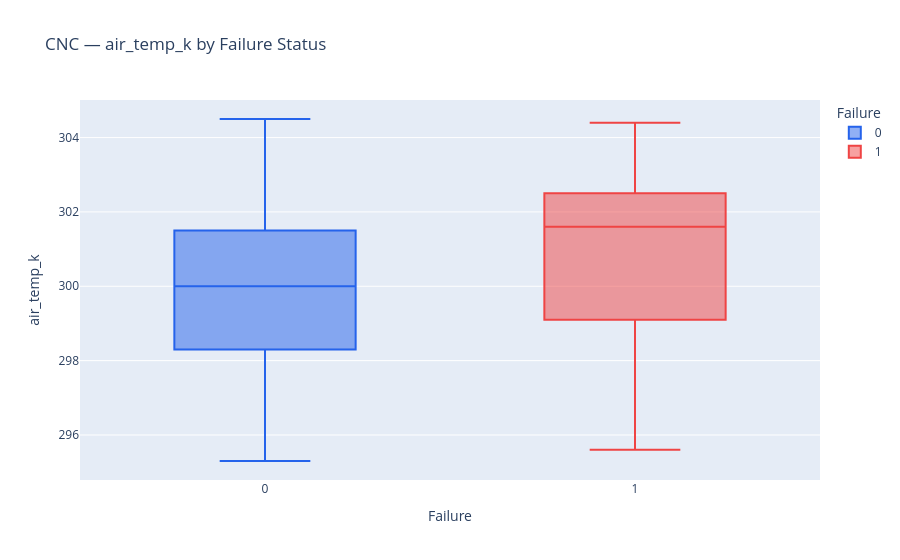
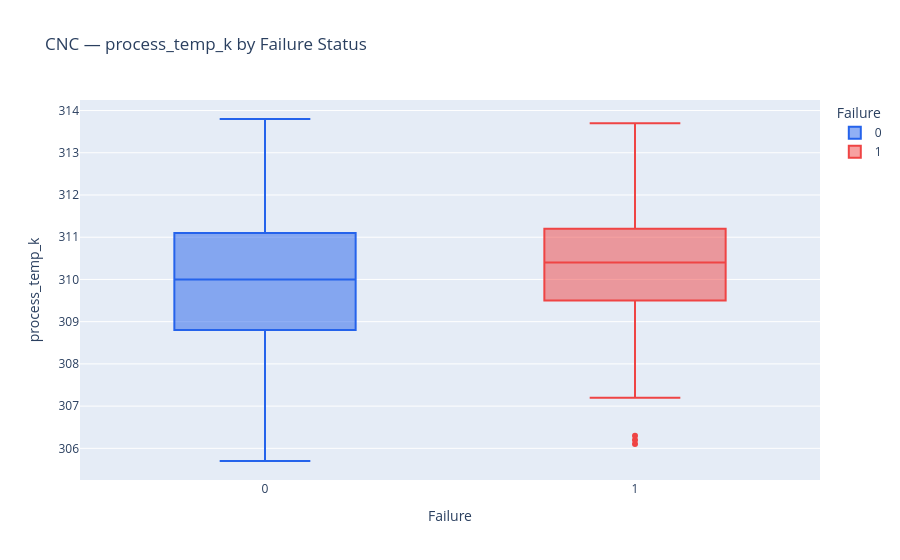
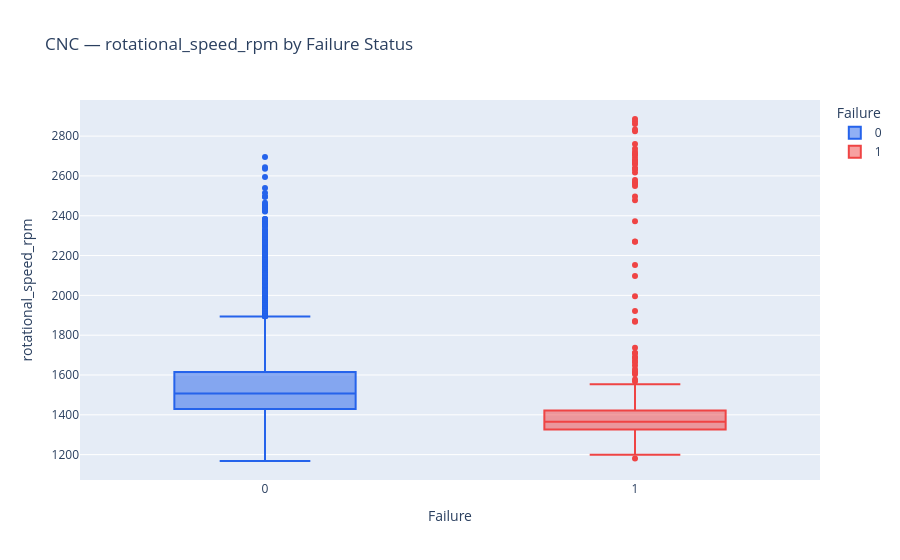
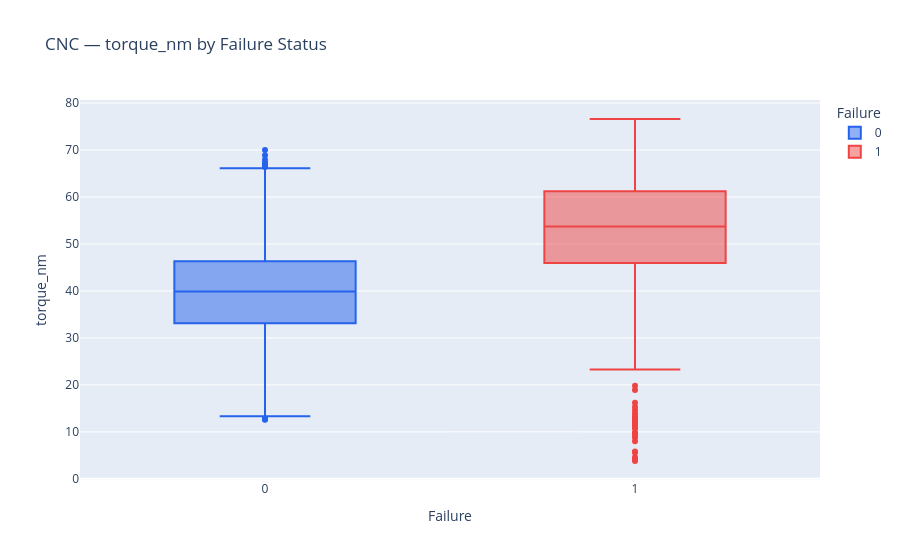

Write notebook code for charts like these, in order.
### Code cell
sensors = ["air_temp_k", "process_temp_k", "rotational_speed_rpm", 
           "torque_nm", "tool_wear_min"]

for sensor in sensors:
    fig = px.box(cnc, x="machine_failure", y=sensor,
                 color="machine_failure",
                 color_discrete_map={0: "#2563eb", 1: "#ef4444"},
                 title=f"CNC — {sensor} by Failure Status",
                 labels={"machine_failure": "Failure"})
    fig.show()

### Figure 1 — Plotly figure (JSON) as saved in the notebook; plotly's stock layout.template omitted (floating-point values rounded to 4 significant figures; data arrays with more than 128 entries replaced by an {"elided": "..."} marker saying what was removed)
{"data": [{"alignmentgroup": "True", "hovertemplate": "Failure=%{x}<br>air_temp_k=%{y}<extra></extra>", "legendgroup": "0", "marker": {"color": "#2563eb"}, "name": "0", "notched": false, "offsetgroup": "0", "orientation": "v", "showlegend": true, "type": "box", "x": {"elided": "9661 int values"}, "x0": " ", "xaxis": "x", "y": {"elided": "9661 float values"}, "y0": " ", "yaxis": "y"}, {"alignmentgroup": "True", "hovertemplate": "Failure=%{x}<br>air_temp_k=%{y}<extra></extra>", "legendgroup": "1", "marker": {"color": "#ef4444"}, "name": "1", "notched": false, "offsetgroup": "1", "orientation": "v", "showlegend": true, "type": "box", "x": {"elided": "339 int values"}, "x0": " ", "xaxis": "x", "y": {"elided": "339 float values"}, "y0": " ", "yaxis": "y"}], "layout": {"boxmode": "overlay", "legend": {"title": {"text": "Failure"}, "tracegroupgap": 0}, "title": {"text": "CNC — air_temp_k by Failure Status"}, "xaxis": {"anchor": "y", "categoryarray": [0, 1], "categoryorder": "array", "domain": [0, 1], "title": {"text": "Failure"}}, "yaxis": {"anchor": "x", "domain": [0, 1], "title": {"text": "air_temp_k"}}}}

### Figure 2 — Plotly figure (JSON) as saved in the notebook; plotly's stock layout.template omitted (floating-point values rounded to 4 significant figures; data arrays with more than 128 entries replaced by an {"elided": "..."} marker saying what was removed)
{"data": [{"alignmentgroup": "True", "hovertemplate": "Failure=%{x}<br>process_temp_k=%{y}<extra></extra>", "legendgroup": "0", "marker": {"color": "#2563eb"}, "name": "0", "notched": false, "offsetgroup": "0", "orientation": "v", "showlegend": true, "type": "box", "x": {"elided": "9661 int values"}, "x0": " ", "xaxis": "x", "y": {"elided": "9661 float values"}, "y0": " ", "yaxis": "y"}, {"alignmentgroup": "True", "hovertemplate": "Failure=%{x}<br>process_temp_k=%{y}<extra></extra>", "legendgroup": "1", "marker": {"color": "#ef4444"}, "name": "1", "notched": false, "offsetgroup": "1", "orientation": "v", "showlegend": true, "type": "box", "x": {"elided": "339 int values"}, "x0": " ", "xaxis": "x", "y": {"elided": "339 float values"}, "y0": " ", "yaxis": "y"}], "layout": {"boxmode": "overlay", "legend": {"title": {"text": "Failure"}, "tracegroupgap": 0}, "title": {"text": "CNC — process_temp_k by Failure Status"}, "xaxis": {"anchor": "y", "categoryarray": [0, 1], "categoryorder": "array", "domain": [0, 1], "title": {"text": "Failure"}}, "yaxis": {"anchor": "x", "domain": [0, 1], "title": {"text": "process_temp_k"}}}}

### Figure 3 — Plotly figure (JSON) as saved in the notebook; plotly's stock layout.template omitted (floating-point values rounded to 4 significant figures; data arrays with more than 128 entries replaced by an {"elided": "..."} marker saying what was removed)
{"data": [{"alignmentgroup": "True", "hovertemplate": "Failure=%{x}<br>rotational_speed_rpm=%{y}<extra></extra>", "legendgroup": "0", "marker": {"color": "#2563eb"}, "name": "0", "notched": false, "offsetgroup": "0", "orientation": "v", "showlegend": true, "type": "box", "x": {"elided": "9661 int values"}, "x0": " ", "xaxis": "x", "y": {"elided": "9661 int values"}, "y0": " ", "yaxis": "y"}, {"alignmentgroup": "True", "hovertemplate": "Failure=%{x}<br>rotational_speed_rpm=%{y}<extra></extra>", "legendgroup": "1", "marker": {"color": "#ef4444"}, "name": "1", "notched": false, "offsetgroup": "1", "orientation": "v", "showlegend": true, "type": "box", "x": {"elided": "339 int values"}, "x0": " ", "xaxis": "x", "y": {"elided": "339 int values"}, "y0": " ", "yaxis": "y"}], "layout": {"boxmode": "overlay", "legend": {"title": {"text": "Failure"}, "tracegroupgap": 0}, "title": {"text": "CNC — rotational_speed_rpm by Failure Status"}, "xaxis": {"anchor": "y", "categoryarray": [0, 1], "categoryorder": "array", "domain": [0, 1], "title": {"text": "Failure"}}, "yaxis": {"anchor": "x", "domain": [0, 1], "title": {"text": "rotational_speed_rpm"}}}}

### Figure 4 — Plotly figure (JSON) as saved in the notebook; plotly's stock layout.template omitted (floating-point values rounded to 4 significant figures; data arrays with more than 128 entries replaced by an {"elided": "..."} marker saying what was removed)
{"data": [{"alignmentgroup": "True", "hovertemplate": "Failure=%{x}<br>torque_nm=%{y}<extra></extra>", "legendgroup": "0", "marker": {"color": "#2563eb"}, "name": "0", "notched": false, "offsetgroup": "0", "orientation": "v", "showlegend": true, "type": "box", "x": {"elided": "9661 int values"}, "x0": " ", "xaxis": "x", "y": {"elided": "9661 float values"}, "y0": " ", "yaxis": "y"}, {"alignmentgroup": "True", "hovertemplate": "Failure=%{x}<br>torque_nm=%{y}<extra></extra>", "legendgroup": "1", "marker": {"color": "#ef4444"}, "name": "1", "notched": false, "offsetgroup": "1", "orientation": "v", "showlegend": true, "type": "box", "x": {"elided": "339 int values"}, "x0": " ", "xaxis": "x", "y": {"elided": "339 float values"}, "y0": " ", "yaxis": "y"}], "layout": {"boxmode": "overlay", "legend": {"title": {"text": "Failure"}, "tracegroupgap": 0}, "title": {"text": "CNC — torque_nm by Failure Status"}, "xaxis": {"anchor": "y", "categoryarray": [0, 1], "categoryorder": "array", "domain": [0, 1], "title": {"text": "Failure"}}, "yaxis": {"anchor": "x", "domain": [0, 1], "title": {"text": "torque_nm"}}}}
